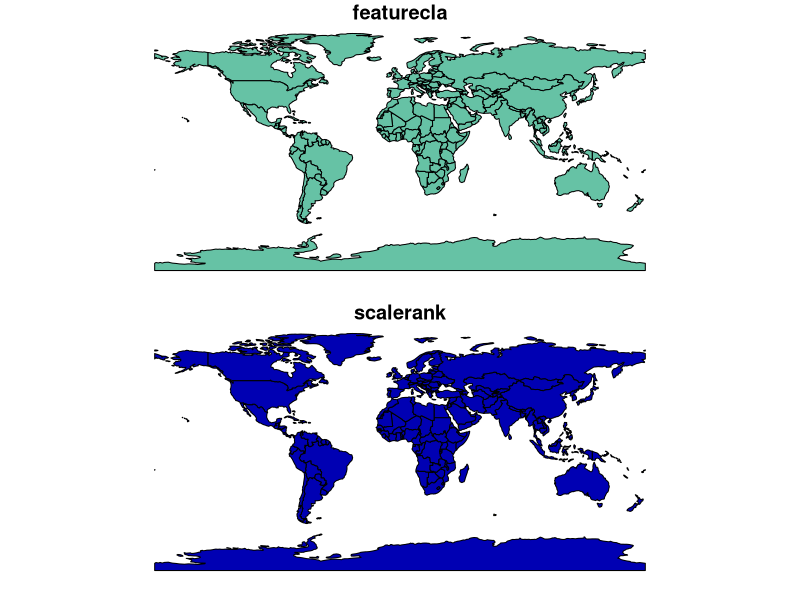
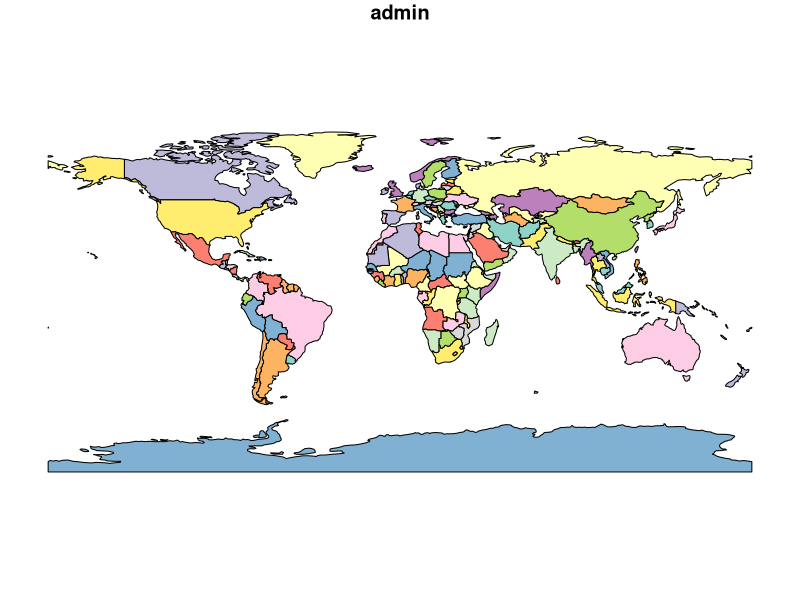
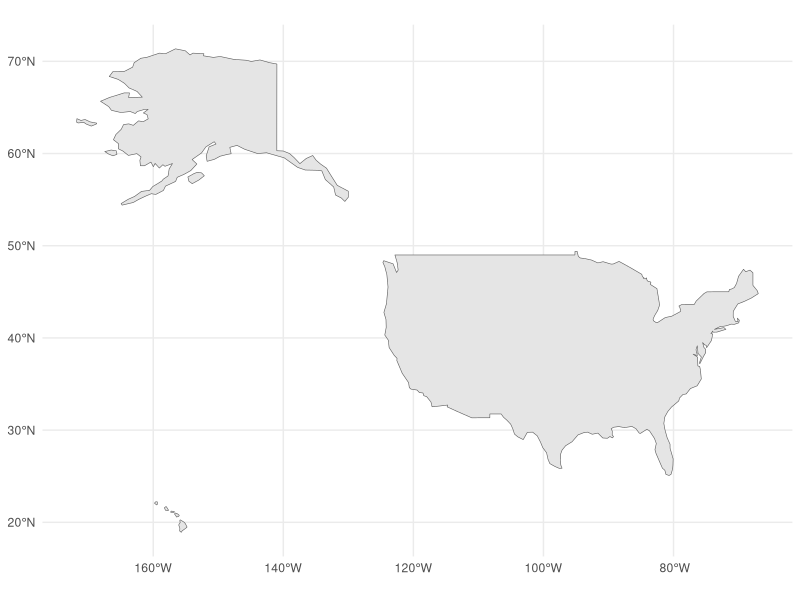
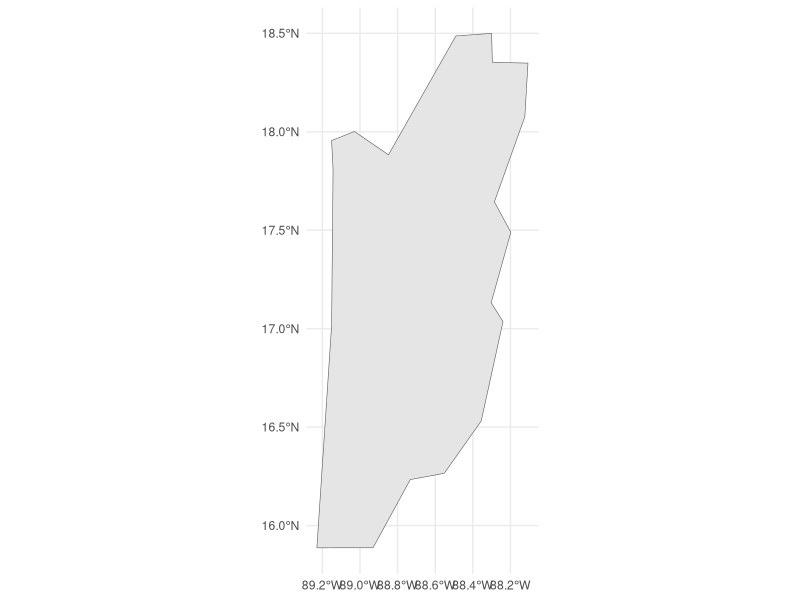

Source code (R) for these figures, in order: (Note: this script raises an error after producing the figures.)
# Load libraries -------------------------------
library(dplyr)
library(tidyr)
library(ggplot2)
library(rnaturalearth)
library(sf)

# Boundaries -------------------------------------

world <- ne_countries(returnclass = "sf")

# get sense of the data 
plot(world, max.plot = 2)
plot(select(world, admin))

# map boundaries with ggplot2
map <- ggplot(world) +
  geom_sf() + 
  theme_minimal()
# plot a single country 
map %+% filter(world, admin == "United States of America")
map %+% filter(world, admin == "Belize")

# what if you want more detailed data to show small countries 
# option 1 - Load the high resolution (1:10 million scale) boundary data 
# from Natural Earth with the ne_download() function from the rnaturalearth package
world.hires <- ne_download(scale = 10, type = "countries", category = "cultural", returnclass = "sf")
# option 2 - Download the data and then load it from your hard drive 
# world.hires <- read_sf('map/data/natural_earth/ne_10m_admin_0_countries/ne_10m_admin_0_countries.shp')

belize.hires <- filter(world.hires, ADMIN == "Belize")
map %+% belize.hires

# plot subnational level boundaries 
world.admin1 <- ne_download(scale = 10, type = "states", category = "cultural", returnclass = "sf")
united.states <- filter(world.admin1, admin == "United States of America")
map %+% united.states


# Projection -------------------------------------

# Get the coordinate reference system of a sf object with st_crs()
st_crs(world)

## Set the projection of a ggplot2 map with coord_sf()
# Robinson
map %+% world +
  coord_sf(crs = 'ESRI:54030')

# Filter out European countries
europe <- filter(world, continent == "Europe")
map %+% europe + 
  coord_sf(default_crs = NULL)


# Set the map extent with xlim and ylim
map %+% europe +
  coord_sf(xlim = c(-10,40), ylim = c(30,80))
# Europe in the ETRS89 Lambert Azimuthal Equal-Area projection crs
map %+% europe +
  coord_sf(xlim = c(2500000, 6000000), ylim =c(1150000, 5500000), 
           crs = 3035)
# Conterminous USA in the USA Contiguous Albers Equal Area Conic CRS (EPSG 102003)
map %+% united.states + coord_sf(crs = 102003)
